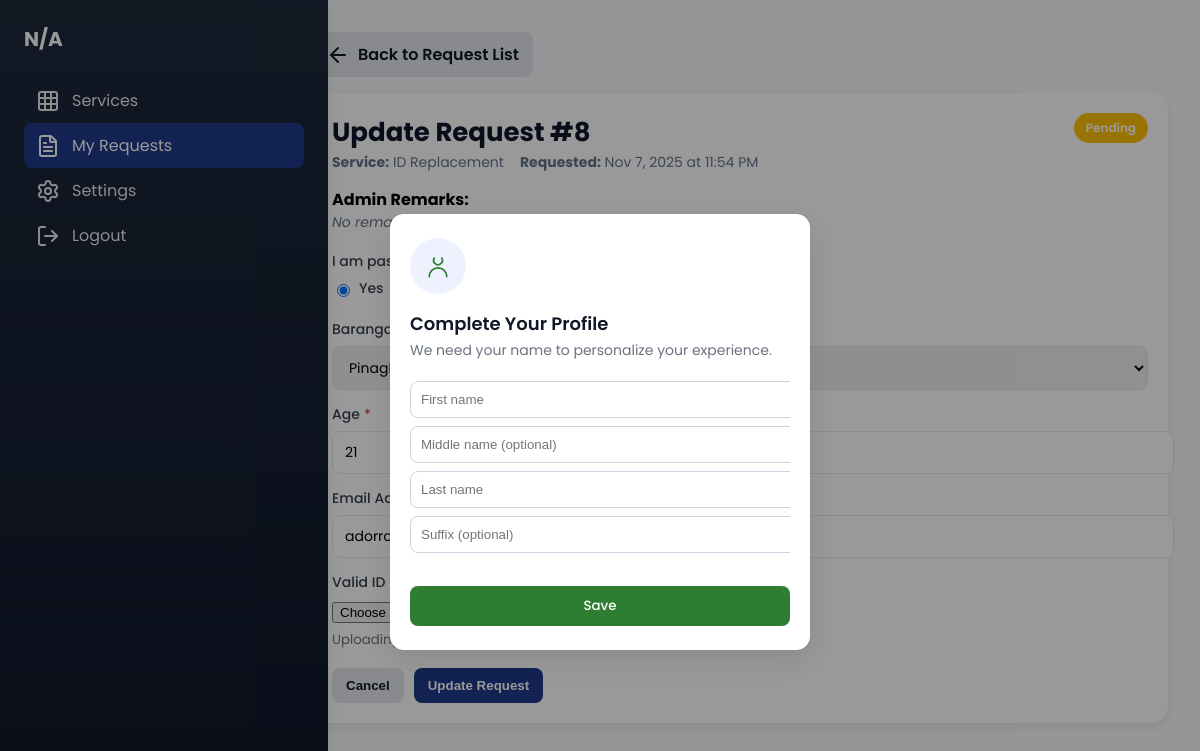
Screenshot of /request_update.php?request_id=8 (signed in) with the database file from the repository.
### tables this page shows
CREATE TABLE `services_requests` (
  `request_id` int(11) NOT NULL,
  `service_id` int(11) NOT NULL,
  `user_id` bigint(20) UNSIGNED NOT NULL,
  `status_id` int(11) NOT NULL DEFAULT 1,
  `admin_remarks` text DEFAULT NULL,
  `can_update` tinyint(1) NOT NULL DEFAULT 0,
  `requested_at` timestamp NULL DEFAULT current_timestamp()
);

CREATE TABLE `services_list` (
  `service_id` int(11) NOT NULL,
  `name` varchar(255) NOT NULL,
  `description` text DEFAULT NULL,
  `icon` text DEFAULT NULL,
  `button_text` text DEFAULT NULL,
  `is_active` tinyint(1) NOT NULL DEFAULT 1
);

CREATE TABLE `services_request_statuses` (
  `status_id` int(11) NOT NULL,
  `status_name` varchar(100) NOT NULL,
  `description` varchar(255) DEFAULT NULL,
  `color_hex` varchar(7) NOT NULL
);

CREATE TABLE `services_fields` (
  `field_id` int(11) NOT NULL,
  `service_id` int(11) NOT NULL,
  `label` varchar(255) NOT NULL,
  `field_type` varchar(250) NOT NULL,
  `is_required` tinyint(1) NOT NULL DEFAULT 1,
  `display_order` int(11) NOT NULL,
  `allowed_file_types` varchar(255) DEFAULT NULL,
  `visible_when_value` varchar(255) DEFAULT NULL,
  `visible_when_option_id` int(11) DEFAULT NULL,
  `max_file_size_mb` int(11) DEFAULT NULL
);

CREATE TABLE `services_field_options` (
  `option_id` int(11) NOT NULL,
  `field_id` int(11) NOT NULL,
  `option_label` varchar(255) NOT NULL,
  `option_value` varchar(255) NOT NULL,
  `display_order` int(11) NOT NULL DEFAULT 0
);

### request_update.php (the view, shortened to what this page needs)
<?php
require_once 'connection/main_connection.php';
$request_id = isset($_GET['request_id']) ? intval($_GET['request_id']) : 0;
$user_id = intval($_SESSION['user_id']);
$request = null;
try {
    $stmt = $conn->prepare("SELECT sr.request_id, sr.service_id, sr.requested_at, sr.admin_remarks, sl.name AS service_name, srs.status_name, srs.color_hex
                            FROM services_requests sr
                            JOIN services_list sl ON sr.service_id = sl.service_id
                            JOIN services_request_statuses srs ON sr.status_id = srs.status_id
                            WHERE sr.request_id = ? AND sr.user_id = ?");
    $stmt->bind_param('ii', $request_id, $user_id);
    $stmt->execute();
    $res = $stmt->get_result();
    $request = $res->fetch_assoc();
    $service_id = intval($request['service_id']);
    $fields = [];
    $stmtF = $conn->prepare("SELECT field_id, label, field_type, is_required, display_order, visible_when_option_id FROM services_fields WHERE service_id = ? ORDER BY display_order ASC");
    $stmtF->bind_param('i', $service_id);
    $stmtF->execute();
    $resF = $stmtF->get_result();
    while ($row = $resF->fetch_assoc()) {
        $fields[] = $row;
    }
    $options = [];
    $stmtO = $conn->prepare("SELECT option_id, field_id, option_value, option_label FROM services_field_options WHERE field_id IN (SELECT field_id FROM services_fields WHERE service_id = ?)");
    $stmtO->bind_param('i', $service_id);
    $stmtO->execute();
    $resO = $stmtO->get_result();
    while ($row = $resO->fetch_assoc()) {
        $fid = intval($row['field_id']);
        if (!isset($options[$fid])) $options[$fid] = [];
        $options[$fid][] = $row;
    }
    $answers = [];
    $stmtA = $conn->prepare("SELECT field_id, answer_value FROM services_answers WHERE request_id = ?");
    $stmtA->bind_param('i', $request_id);
    $stmtA->execute();
    $resA = $stmtA->get_result();
    while ($row = $resA->fetch_assoc()) {
        $answers[intval($row['field_id'])] = $row['answer_value'];
    }
} catch (Exception $e) {
    error_log('Error loading request update: ' . $e->getMessage());
    header('Location: error.php?type=db');
    exit;
}
?>
<!DOCTYPE html>
<html lang="en">
<head>
</head>
<body>
    <aside class="sidebar">
        <div class="sidebar-header">
            <h2 class="user-fullname"><i data-lucide="graduation-cap"></i> Student Success Office</h2>
        </div>
        <nav>
            <ul class="sidebar-nav">
                <li><a href="home.php"><i data-lucide="grid-3x3"></i> Services</a></li>
                <li><a href="requests.php" class="active"><i data-lucide="file-text"></i> My Requests</a></li>
                <li><a href="settings.php"><i data-lucide="settings"></i> Settings</a></li>
                <li><a href="login.php"><i data-lucide="log-out"></i> Logout</a></li>
            </ul>
        </nav>
    </aside>
    <main class="main-content">
        <div class="container">
            <a href="requests.php" class="btn btn-secondary" style="text-decoration:none; display:inline-flex; align-items:center; gap:8px;"> <i data-lucide="arrow-left"></i> Back to Request List</a>
            <div class="card" style="margin-top: 16px;">
                <div class="header" style="display:flex; justify-content:space-between; align-items:flex-start;">
                    <div>
                        <h1>Update Request #<?php echo htmlspecialchars($request['request_id']); ?></h1>
                        <div class="meta">
                            <div><strong>Service:</strong> <?php echo htmlspecialchars($request['service_name']); ?></div>
                            <div><strong>Requested:</strong> <?php echo date('M j, Y \a\t g:i A', strtotime($request['requested_at'])); ?></div>
                        </div>
                    </div>
                    <div>
                        <span class="status-badge" style="background: <?php echo htmlspecialchars($request['color_hex']); ?>;"><?php echo htmlspecialchars($request['status_name']); ?></span>
                    </div>
                </div>
                <div style="margin-top: 14px;">
                    <strong>Admin Remarks:</strong>
                    <?php if (!empty($request['admin_remarks'])): ?>
                        <div class="remarks"><?php echo nl2br(htmlspecialchars($request['admin_remarks'])); ?></div>
                    <?php else: ?>
                        <div class="remarks empty">No remarks yet</div>
                    <?php endif; ?>
                </div>
                <form id="updateForm" method="POST" action="api/update-service-request.php" enctype="multipart/form-data" style="margin-top:18px;">
                    <?php foreach ($fields as $f): ?>
                        <?php
                        $fid = intval($f['field_id']);
                        $label = $f['label'];
                        $type = $f['field_type'];
                        $required = intval($f['is_required']) === 1;
                        $name = 'field-' . $fid;
                        $current = isset($answers[$fid]) ? $answers[$fid] : '';
                        $visibleOptionId = isset($f['visible_when_option_id']) ? intval($f['visible_when_option_id']) : null;
                        ?>
                        <div class="form-row" id="field-container-field-<?php echo $fid; ?>" data-visible-when-option-id="<?php echo $visibleOptionId ? htmlspecialchars($visibleOptionId) : ''; ?>" style="position: relative; display: <?php echo $visibleOptionId ? 'none' : 'block'; ?>;">
                            <label><?php echo htmlspecialchars($label); ?><?php if ($required): ?><span style="color:#ef4444; margin-left:4px;">*</span><?php endif; ?></label>
                            <?php if ($type === 'textarea'): ?>
                                <textarea name="<?php echo $name; ?>" rows="3" <?php echo $required ? 'required' : ''; ?>><?php echo htmlspecialchars($current); ?></textarea>
                            <?php elseif ($type === 'date'): ?>
                                <input type="date" name="<?php echo $name; ?>" value="<?php echo htmlspecialchars($current); ?>" <?php echo $required ? 'required' : ''; ?> />
                            <?php elseif ($type === 'select'): ?>
                                <select name="<?php echo $name; ?>" <?php echo $required ? 'required' : ''; ?>>
                                    <option value="">-- Select --</option>
                                    <?php foreach (($options[$fid] ?? []) as $opt): ?>
                                        <?php $selected = ($current === $opt['option_value']) ? 'selected' : ''; ?>
                                        <option value="<?php echo htmlspecialchars($opt['option_value']); ?>" data-option-id="<?php echo htmlspecialchars($opt['option_id']); ?>" <?php echo $selected; ?>><?php echo htmlspecialchars($opt['option_label']); ?></option>
                                    <?php endforeach; ?>
                                </select>
                            <?php elseif ($type === 'radio'): ?>
                                <div>
                                    <?php foreach (($options[$fid] ?? []) as $opt): ?>
                                        <?php $checked = ($current === $opt['option_value']) ? 'checked' : ''; ?>
                                        <label style="display:inline-flex; align-items:center; gap:6px; margin-right:16px;">
                                            <input type="radio" name="<?php echo $name; ?>" value="<?php echo htmlspecialchars($opt['option_value']); ?>" data-option-id="<?php echo htmlspecialchars($opt['option_id']); ?>" <?php echo $checked; ?> <?php echo $required ? 'required' : ''; ?> />
                                            <?php echo htmlspecialchars($opt['option_label']); ?>
                                        </label>
                                    <?php endforeach; ?>
                                </div>
                            <?php elseif ($type === 'file'): ?>
                                <small style="display:block; color:#6b7280; margin-top:6px;">Uploading a new file will replace the current file.</small>
                            <?php else: ?>
                                <input type="text" name="<?php echo $name; ?>" value="<?php echo htmlspecialchars($current); ?>" <?php echo $required ? 'required' : ''; ?> />
                            <?php endif; ?>
                        </div>
                    <?php endforeach; ?>
                    <div class="button-group">
                        <button type="button" class="btn btn-secondary" onclick="window.location.href='request_view.php?request_id=<?php echo htmlspecialchars($request_id); ?>'">Cancel</button>
                        <button type="submit" class="btn btn-primary" id="updateBtn">Update Request</button>
                    </div>
                </form>
            </div>
        </div>
    </main>
    <?php include 'includes/modal.php'; ?>
</body>
</html>

### request_update.php (style rules this page uses)
:root { --primary: #1E3A8A; --on-primary: #fff; --background: #f8fafc; --surface: #fff; --on-surface: #64748b; --on-background: #0f172a; --elevation-1: 0 4px 12px rgba(0, 0, 0, 0.08); }
body { font-family: 'Poppins', sans-serif; background: var(--background); margin: 0; }
.sidebar { position: fixed; left: 0; top: 0; bottom: 0; width: 280px; background: linear-gradient(180deg, #1E293B 0%, #0F172A 100%); color: #fff; box-shadow: var(--elevation-1); padding: 24px; }
.sidebar-header h2 { margin: 0; font-size: 20px; display: flex; align-items: center; gap: 10px; }
.sidebar-nav { list-style: none; padding: 0; margin: 24px 0 0 0; }
.sidebar-nav a { display: flex; align-items: center; gap: 12px; color: #fff; text-decoration: none; padding: 10px 12px; border-radius: 8px; opacity: .9; }
.sidebar-nav a.active { background: var(--primary); color: var(--on-primary); opacity: 1; }
.main-content { margin-left: 280px; padding: 32px; min-height: 100vh; }
.container { max-width: 1100px; margin: 0 auto; }
.card { background: var(--surface); border-radius: 16px; box-shadow: var(--elevation-1); padding: 20px; }
.header h1 { margin: 0; font-size: 26px; color: var(--on-background); }
.meta { display: flex; gap: 16px; align-items: center; color: var(--on-surface); font-size: 14px; }
.form-row { margin-top: 14px; }
.form-row label { display: block; margin-bottom: 6px; font-weight: 500; color: #374151; font-size: 14px; }
.button-group { margin-top: 18px; display: flex; gap: 10px; }
.btn { padding: 10px 14px; border: none; border-radius: 8px; font-weight: 600; cursor: pointer; }
.btn-primary { background: var(--primary); color: var(--on-primary); }
.btn-secondary { background: #e5e7eb; color: #111827; }
.status-badge { display: inline-flex; align-items: center; padding: 6px 12px; border-radius: 20px; font-size: 12px; font-weight: 600; color: #fff; }
.remarks { color: var(--on-surface); font-size: 14px; line-height: 1.5; }
.empty { color: var(--on-surface); font-style: italic; }

### includes/modal.php (style rules this page uses)
:root { --bg: #f6f8fb; --card: #ffffff; --muted: #6b7280; --accent: #2E7D32; --cancel: #e5e7eb; --text: #111827; }

### rows the page displays
services_requests: request_id "8", service.name "ID Replacement", requested_at "Nov 7, 2025 at 11:54 PM", status.status_name "Pending"
services_fields: label "I am pasig…", is_required "☑ Yes"
services_field_options: option_label "Yes"
services_fields: label "Barangay"
services_fields: label "Age"
services_fields: label "Email Address"
services_fields: label "Valid ID"
